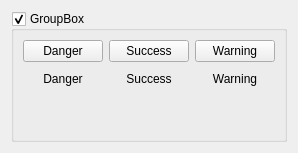
          <widget class="QWidget" name="tab_19">
           <attribute name="title">
            <string>Buttons colored</string>
           </attribute>
           <layout class="QGridLayout" name="gridLayout_40">
            <item row="0" column="0">
             <widget class="QGroupBox" name="groupBox_7">
              <property name="title">
               <string>GroupBox</string>
              </property>
              <property name="checkable">
               <bool>true</bool>
              </property>
              <layout class="QGridLayout" name="gridLayout_42">
               <item row="0" column="0">
                <layout class="QGridLayout" name="gridLayout_41">
                 <item row="0" column="0">
                  <widget class="QPushButton" name="pushButton_28">
                   <property name="text">
                    <string>Danger</string>
                   </property>
                   <property name="class" stdset="0">
                    <string>danger</string>
                   </property>
                  </widget>
                 </item>
                 <item row="1" column="1">
                  <widget class="QPushButton" name="pushButton_29">
                   <property name="text">
                    <string>Success</string>
                   </property>
                   <property name="flat">
                    <bool>true</bool>
                   </property>
                   <property name="class" stdset="0">
                    <string>success</string>
                   </property>
                  </widget>
                 </item>
                 <item row="0" column="2">
                  <widget class="QPushButton" name="pushButton_30">
                   <property name="text">
                    <string>Warning</string>
                   </property>
                   <property name="class" stdset="0">
                    <string>warning</string>
                   </property>
                  </widget>
                 </item>
                 <item row="1" column="2">
                  <widget class="QPushButton" name="pushButton_31">
                   <property name="text">
                    <string>Warning</string>
                   </property>
                   <property name="flat">
                    <bool>true</bool>
                   </property>
                   <property name="class" stdset="0">
                    <string>warning</string>
                   </property>
                  </widget>
                 </item>
                 <item row="0" column="1">
                  <widget class="QPushButton" name="pushButton_32">
                   <property name="text">
                    <string>Success</string>
                   </property>
                   <property name="class" stdset="0">
                    <string>success</string>
                   </property>
                  </widget>
                 </item>
                 <item row="1" column="0">
                  <widget class="QPushButton" name="pushButton_33">
                   <property name="text">
                    <string>Danger</string>
                   </property>
                   <property name="flat">
                    <bool>true</bool>
                   </property>
                   <property name="class" stdset="0">
                    <string>danger</string>
                   </property>
                  </widget>
                 </item>
                </layout>
               </item>
               <item row="1" column="0">
                <spacer name="verticalSpacer_9">
                 <property name="orientation">
                  <enum>Qt::Orientation::Vertical</enum>
                 </property>
                 <property name="sizeHint" stdset="0">
                  <size>
                   <width>20</width>
                   <height>40</height>
                  </size>
                 </property>
                </spacer>
               </item>
              </layout>
             </widget>
            </item>
           </layout>
          </widget>
